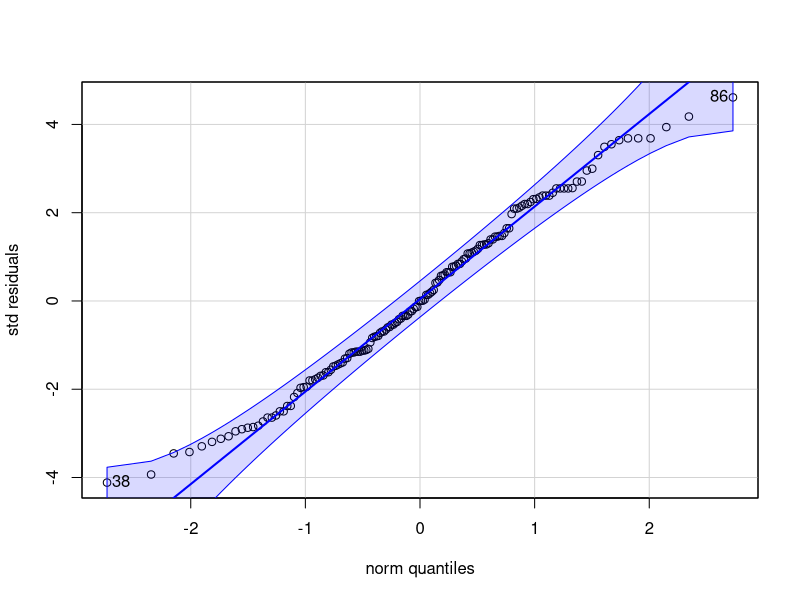
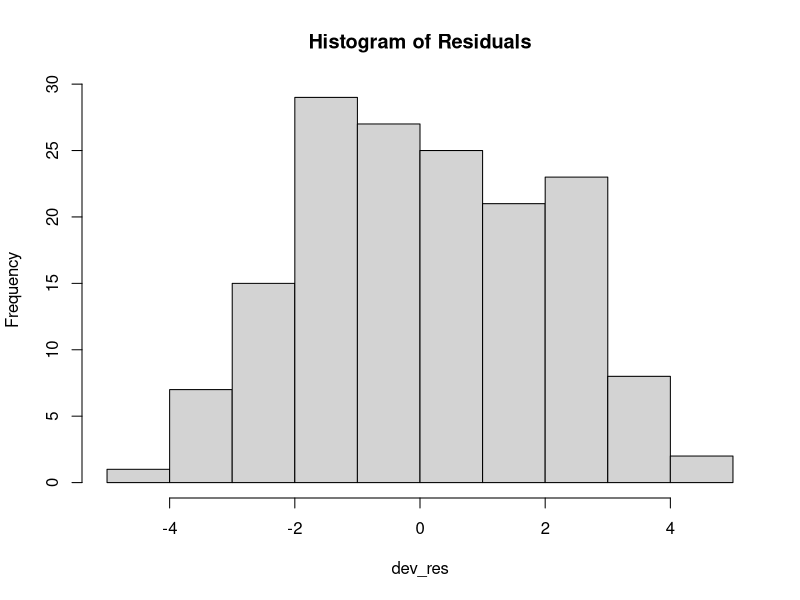
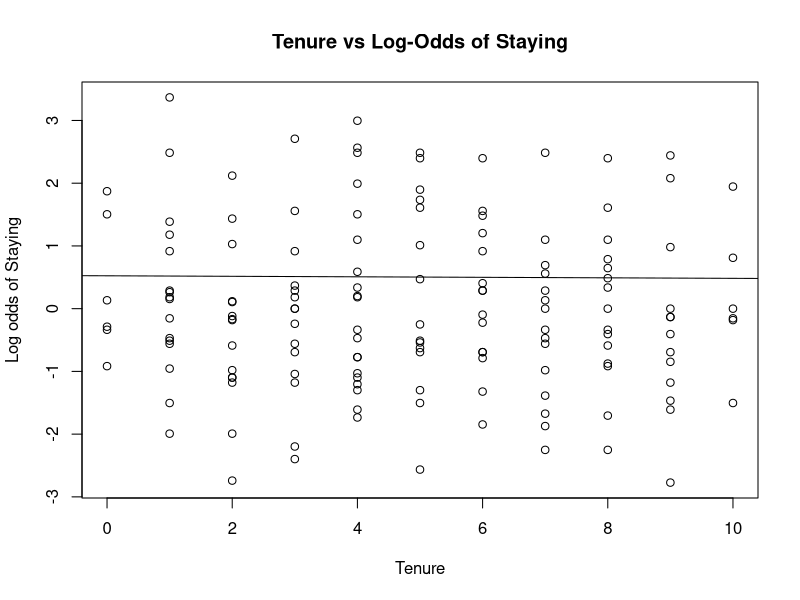
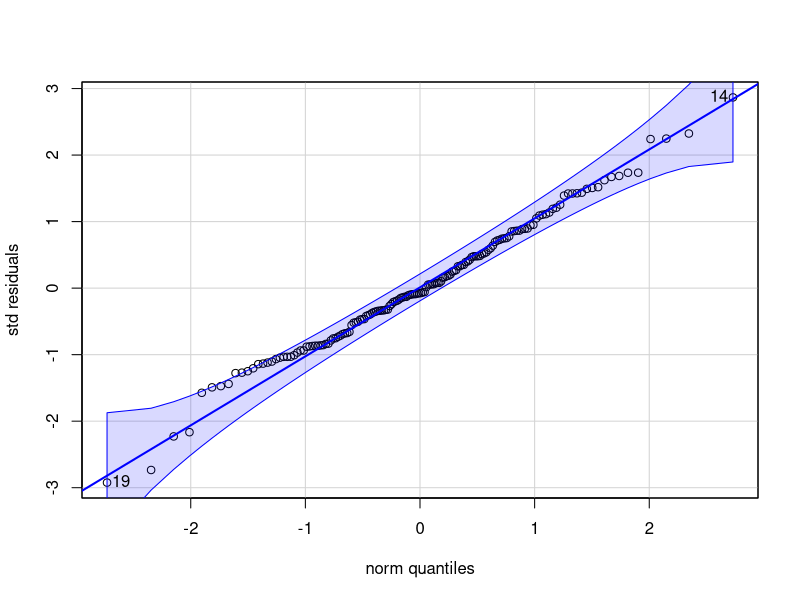
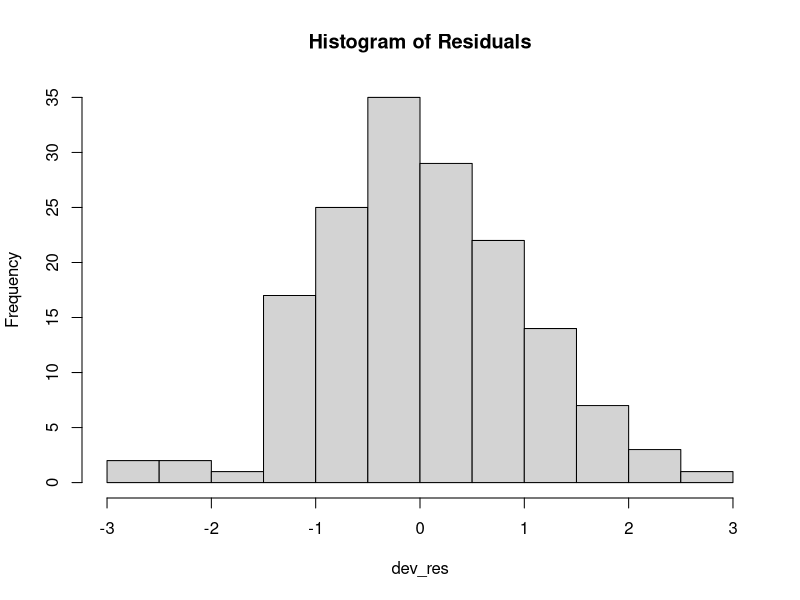

Here is the R script that generated these plots, in order:
## ---- chunk 1
knitr::opts_chunk$set(echo = TRUE)
options(tinytex.verbose = TRUE)
setwd("C:\\Users\\anoop\\OneDrive\\Documents\\GA Analytics\\IYSE6414\\Module 3\\Homework 3\\")

library(car)
## ---- chunk 2
# Import the data
rawdata = read.csv("hw3_data-1.csv", header=TRUE, fileEncoding="UTF-8-BOM")

# Create variable Staying
rawdata$Staying = rawdata$Stay/rawdata$Employees

# Set variables as categoricals
rawdata$Num.Of.Products<-as.factor(rawdata$Num.Of.Products)
rawdata$Age.Group<-as.factor(rawdata$Age.Group)
rawdata$Gender<-as.factor(rawdata$Gender)
rawdata$Is.Active.Member<-as.factor(rawdata$Is.Active.Member)

# Print head of rawdata
head(rawdata)
## ---- chunk 3
model1 = glm(Staying ~ Num.Of.Products, data = rawdata, weights = Employees, family = 'binomial')

summary(model1)
cat('The parameters are the intercept (b0) and the Num of Products2(b1). The estimates values is the intercept is 0.47134 and the Num of Products(2) is -1.57329.')
## ---- chunk 4
confint(model1, level = .95)
## ---- chunk 5
p_val = 1 - pchisq(model1$null.deviance-model1$deviance, 1)
p_val
## ---- chunk 6
#Deviance Test for GOF
c(deviance(model1), 1-pchisq(deviance(model1),156))

#Pearson Test for GOF
pearres2 = residuals(model1,type="pearson")
pearson.tvalue = sum(pearres2^2)
c(pearson.tvalue, 1-pchisq(pearson.tvalue,156))

## ---- chunk 7
dev_res = resid(model1, type = 'deviance')
qqPlot(dev_res, ylab = "std residuals")
hist(dev_res, main = 'Histogram of Residuals')

## ---- chunk 8
model1$deviance/model1$df.residual

## ---- chunk 9
model2 = glm(Staying ~Age.Group +Gender +Tenure +Num.Of.Products +Is.Active.Member,data=rawdata,family='binomial',weights=Employees)
summary(model2)

## ---- chunk 10
#Used function below to generate written out equation for probably of staying
library(dplyr)

model_equation <- function(model, ...) {
  format_args <- list(...)
  
  model_coeff <- model$coefficients
  format_args$x <- abs(model$coefficients)
  model_coeff_sign <- sign(model_coeff)
  model_coeff_prefix <- case_when(model_coeff_sign == -1 ~ " - ",
                                  model_coeff_sign == 1 ~ " + ",
                                  model_coeff_sign == 0 ~ " + ")
  model_eqn <- paste(strsplit(as.character(model$call$formula), "~")[[2]], # 'y'
                     "=",
                     paste(if_else(model_coeff[1]<0, "- ", ""),
                           do.call(format, format_args)[1],
                           paste(model_coeff_prefix[-1],
                                 do.call(format, format_args)[-1],
                                 " * ",
                                 names(model_coeff[-1]),
                                 sep = "", collapse = ""),
                           sep = ""))
  return(model_eqn)
}
model_equation(model2)

## ---- chunk 11
c(deviance(model2), 1-pchisq(deviance(model2),150))

pearres3 = residuals(model2,type="pearson")
pearson.tvalue = sum(pearres3^2)
c(pearson.tvalue, 1-pchisq(pearson.tvalue,150))
## ---- chunk 12

plot(rawdata$Tenure, log(rawdata$Staying/(1-rawdata$Staying)), main = 'Tenure vs Log-Odds of Staying' , xlab = 'Tenure', ylab = 'Log odds of Staying')
abline(glm(rawdata$Staying ~ rawdata$Tenure))

## ---- chunk 13
dev_res = resid(model2, type = 'deviance')
qqPlot(dev_res, ylab = "std residuals")
hist(dev_res, main = 'Histogram of Residuals')

## ---- chunk 14
model2$deviance/model2$df.residual


## ---- chunk 15

Age.Group = '3'
Gender = '0'
Tenure = 3
Num.Of.Products = '1'
Is.Active.Member = '1'
newdata = data.frame(Age.Group, Gender,Tenure,Num.Of.Products,Is.Active.Member)
pred1 = predict(model1, newdata, type = 'response')
pred1
## ---- chunk 16
pred2 = predict(model2, newdata, type = 'response')
pred2

